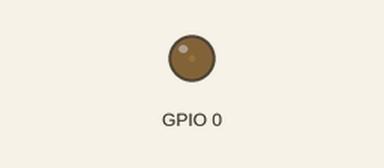
Recording of a sketch running on a simulated ESP32. On the bench: output pins drawn as LEDs (lit = HIGH). What the sketch prints to the serial monitor is not drawn.

Above: at 0.05 s.
At 0.65 s:
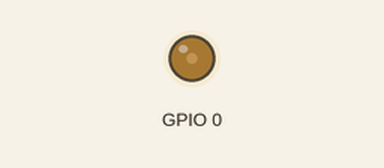
At 1.3 s:
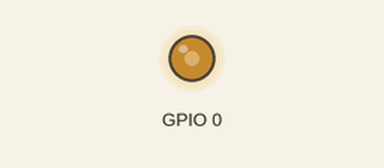
At 2.55 s:
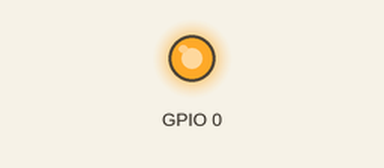
Timing chart, 0 to 5.9 s (numbered marks = the images above):
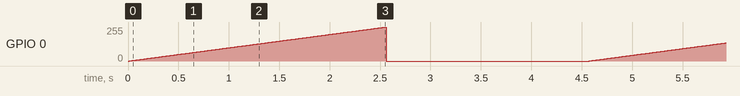

Measured:
- by itself, GPIO 0: ramps from 0/255 to 255/255 and jumps back, once every 4.6 s

The sketch:

32_Transistor_Led_ESP32.ino
```cpp
void setup() {
  Serial.begin(9600);
  pinMode(0, OUTPUT);
}

void loop() {
  for (int i=0; i<=255; i++)
  {
    analogWrite(0, i);
    delay(10);
  }
  analogWrite(0, 0);
  delay(2000);
  Serial.println("*****************");
}
```
